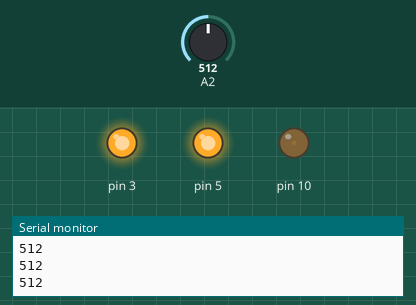
Recording of a sketch running on a simulated Arduino Uno, built with avr-gcc and run on an emulated ATmega328P. Parts: output pins drawn as LEDs (lit = HIGH), the last lines printed to the serial monitor. Inputs (shaded band) come from the test bench; at power-on: A2 = 512.

Above: at 1.2 s.
1.3 s: A2 set to 716
At 1.9 s:
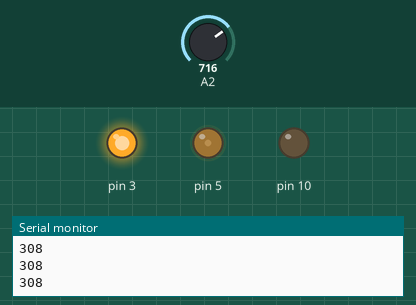
2.8 s: A2 set to 900
At 3.2 s:
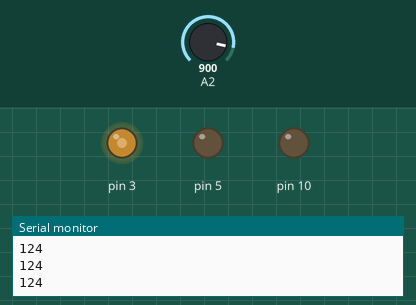
4.3 s: A2 set to 1023
At 5.4 s:
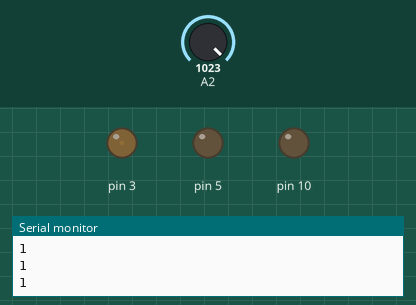
5.8 s: A2 set to 511
At 6.6 s:
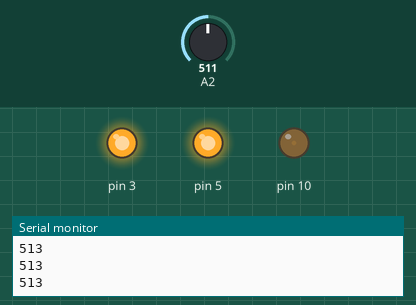
7.3 s: A2 set to 306
At 7.8 s:
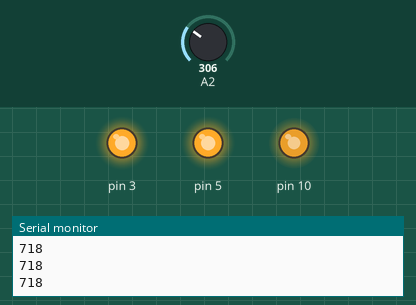
8.8 s: A2 set to 520
At 10.1 s:
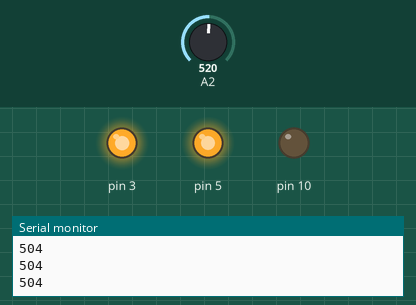
Timing chart, 0 to 11.3 s (numbered marks = the images above; inputs shaded):
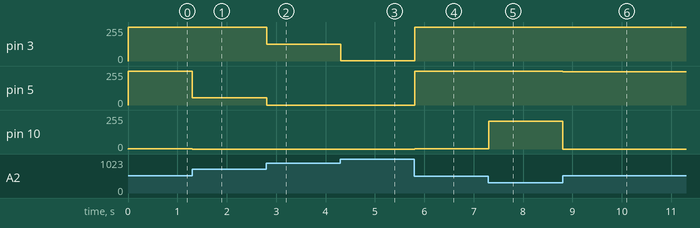

Measured:
- after the input at 1.3 s, pin 5: 255/255 → 53/255 at once; pin 10: 2/255 → 0/255 at once
- after the input at 2.8 s, pin 3: 255/255 → 124/255 at once; pin 5: 53/255 → 0/255 at once
- after the input at 4.3 s, pin 3: 124/255 → 1/255 at once
- after the input at 5.8 s, pin 3: 1/255 → 255/255 at once; pin 5: 0/255 → 255/255 at once; pin 10: 0/255 → 3/255 at once
- after the input at 7.3 s, pin 10: 3/255 → 208/255 at once
- after the input at 8.8 s, pin 5: 255/255 → 249/255 at once; pin 10: 208/255 → 0/255 at once

The sketch:

LDR.ino
```cpp
void setup(){
  Serial.begin(9600);
  pinMode(3,OUTPUT);
  pinMode(10,OUTPUT);
  pinMode(5,OUTPUT);

}

void loop(){
  int val;
  val=analogRead(A2);
  Serial.println(1024-val);
  val=1024-val;
  if(val>=510){
   analogWrite(3,255);
   analogWrite(10,val-510);
   analogWrite(5,255);
  }

  else if(val>=255){
     analogWrite(3,255);
     analogWrite(10,0);
     analogWrite(5,val-255);
  }
  else{
    analogWrite(3,val);
    analogWrite(10,0);
    analogWrite(5,0);
  }
  //if(val>700)
    //analogWrite(10,LOW);


}
```
